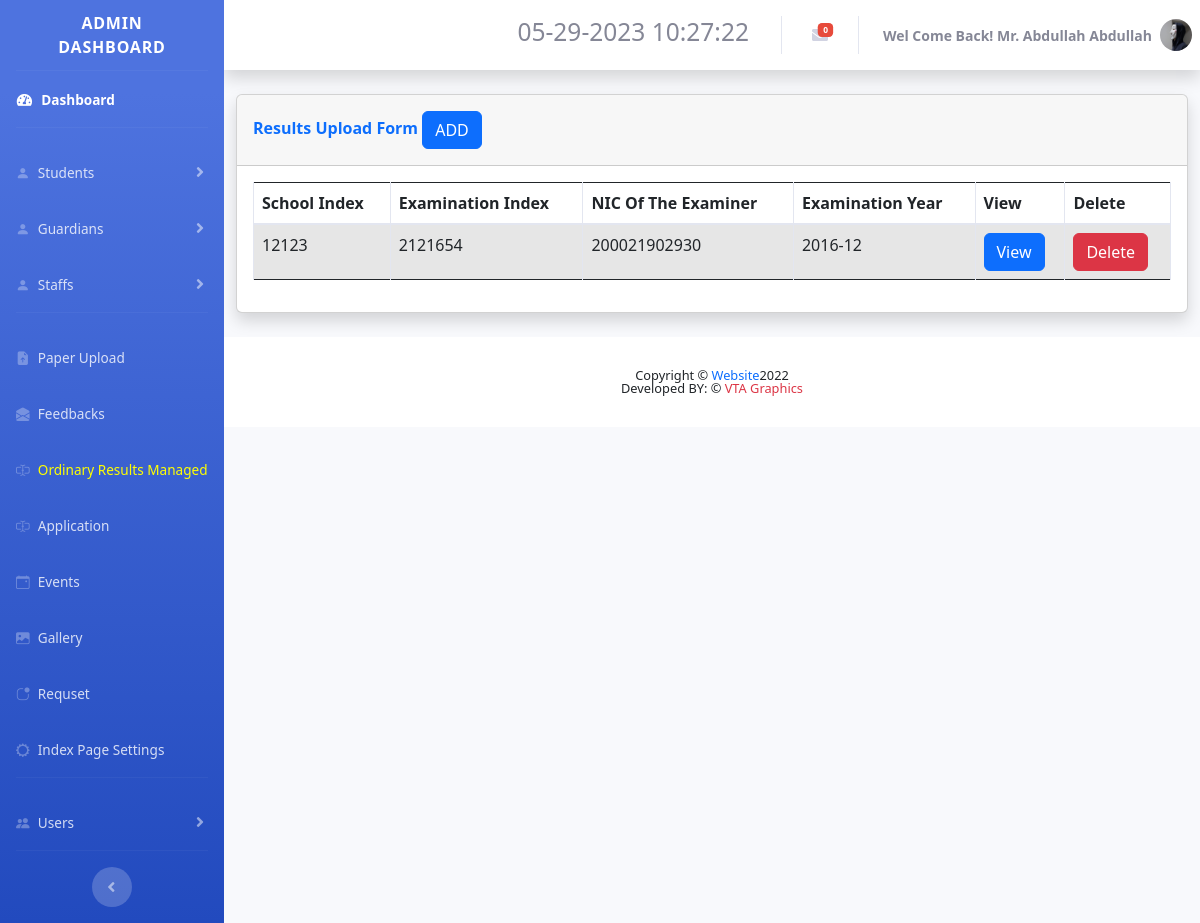
/hilurians2/results.php (signed in), run on the app's committed database.
### tables this page shows
CREATE TABLE `user` (
  `ID` int(11) NOT NULL,
  `First_Name` varchar(20) NOT NULL,
  `Last_Name` varchar(20) NOT NULL,
  `dob` date NOT NULL,
  `Gender` varchar(6) NOT NULL,
  `email` varchar(35) NOT NULL,
  `phone` varchar(10) NOT NULL,
  `username` varchar(15) NOT NULL,
  `password` text NOT NULL,
  `usertype` varchar(30) NOT NULL,
  `created_time` datetime NOT NULL DEFAULT current_timestamp(),
  `index_or_staff` varchar(5) NOT NULL,
  `NIC` varchar(12) NOT NULL,
  `image` text NOT NULL,
  `u_status` int(1) NOT NULL
);

CREATE TABLE `results` (
  `id` int(11) NOT NULL,
  `Index_no` int(6) NOT NULL,
  `Exam_index` int(20) NOT NULL,
  `NIC` varchar(12) NOT NULL,
  `year` text NOT NULL,
  `Tamil` varchar(2) NOT NULL,
  `English` varchar(2) NOT NULL,
  `Mathematics` varchar(2) NOT NULL,
  `Science` varchar(2) NOT NULL,
  `History` varchar(2) NOT NULL,
  `Islam` varchar(2) NOT NULL,
  `first` varchar(40) NOT NULL,
  `first_re` varchar(2) NOT NULL,
  `second` varchar(40) NOT NULL,
  `sec_re` varchar(2) NOT NULL,
  `third` varchar(40) NOT NULL,
  `third_re` varchar(2) NOT NULL
);

### hilurians2/results.php (the view, shortened to what this page needs)
<?php
    include 'session.php';
?>
<!DOCTYPE html>
<html lang="en">
<head>
    <link href="vendor/fontawesome-free/css/all.min.css" rel="stylesheet" type="text/css">
    <link href="css/sb-admin-2.min.css" rel="stylesheet">
    <link rel="stylesheet" href="https://cdn.jsdelivr.net/npm/bootstrap-icons@1.10.2/font/bootstrap-icons.css">
    <link rel="stylesheet" href="https://cdnjs.cloudflare.com/ajax/libs/normalize/5.0.0/normalize.min.css">
    <link rel="stylesheet" href="css/stylesearch.css">
    <link href="vendor/select2/select2.min.css" rel="stylesheet" media="all">
    <link href="vendor/datepicker/daterangepicker.css" rel="stylesheet" media="all">
    <link rel="stylesheet" href="https://pro.fontawesome.com/releases/v5.10.0/css/all.css"/>
    <link rel="stylesheet" href="./css/bootstrap.min.css">
</head>
<body id="page-top">
    <link rel="stylesheet" href="https://use.fontawesome.com/releases/v5.1.0/css/all.css">
    <div id="wrapper">
        <ul class="navbar-nav bg-gradient-primary sidebar sidebar-dark accordion" id="accordionSidebar">
            <a class="sidebar-brand d-flex align-items-center justify-content-center" href="#">
                <div class="sidebar-brand-text mx-3">Admin Dashboard <sup></sup></div>
            </a>
            <hr class="sidebar-divider my-0">
            <li class="nav-item active">
                <a class="nav-link" href="admin.php">
                    <i class="fas fa-fw fa-tachometer-alt"></i>
                    <span>Dashboard</span></a>
            </li>
            <hr class="sidebar-divider">
            <li class="nav-item">
                <a class="nav-link collapsed" href="#" data-toggle="collapse" data-target="#students"
                    aria-expanded="true" aria-controls="collapseTwo">
                    <i class="bi bi-person-fill"></i>
                    <span>Students</span>
                </a>
            </li>
            <li class="nav-item">
                <a class="nav-link collapsed" href="#" data-toggle="collapse" data-target="#guardians"
                    aria-expanded="true" aria-controls="collapseTwo">
                    <i class="bi bi-person-fill"></i>
                    <span>Guardians</span>
                </a>
            </li>
            <li class="nav-item">
                <a class="nav-link collapsed" href="#" data-toggle="collapse" data-target="#staff"
                    aria-expanded="true" aria-controls="collapseUtilities">
                    <i class="bi bi-person-fill"></i>
                    <span>Staffs</span>
                </a>
            </li>
            <hr class="sidebar-divider">
             <li class="nav-item">
                <a class="nav-link" href="pastpapers.php">
                <i class="bi bi-file-earmark-arrow-up-fill"></i>
                    <span>Paper Upload</span>
                </a>
            </li>
            <li class="nav-item">
                <a class="nav-link" href="message.php">
                <i class="bi bi-envelope-open-fill"></i>
                    <span>Feedbacks</span>
                </a>
            </li>
            <li class="nav-item">
                <a class="nav-link" href="results.php">
                <i class="bi bi-input-cursor-text"></i>
                    <span style="color:Yellow;">Ordinary Results Managed</span>
                </a>
            </li>
            <li class="nav-item">
                <a class="nav-link" href="application.php">
                <i class="bi bi-input-cursor-text"></i>
                    <span>Application</span>
                </a>
            </li>
            <li class="nav-item">
                <a class="nav-link" href="events.php">
                    <i class="bi bi-calendar-event"></i>
                    <span>Events</span></a>
            </li>
            <li class="nav-item">
                <a class="nav-link" href="gallery.php">
                    <i class="bi bi-image-fill"></i>
                    <span>Gallery</span></a>
            </li>
            <li class="nav-item">
                <a class="nav-link" href="request.php">
                    <i class="bi bi-app-indicator"></i>
                    <span>Requset</span></a>
            </li>
            <li class="nav-item">
                <a class="nav-link" href="index_page.php">
                    <i class="bi bi-gear-wide"></i>
                    <span>Index Page Settings</span></a>
            </li>
            <hr class="sidebar-divider d-none d-md-block">
            <li class="nav-item">
                <a class="nav-link collapsed" href="#" data-toggle="collapse" data-target="#user"
                    aria-expanded="true" aria-controls="collapseUtilities">
                    <i class="bi bi-people-fill"></i>
                    <span>Users</span>
                </a>
            </li>
            <hr class="sidebar-divider d-none d-md-block">
            <div class="text-center d-none d-md-inline">
                <button class="rounded-circle border-0" id="sidebarToggle"></button>
            </div>
        </ul>
        <div id="content-wrapper" class="d-flex flex-column">
            <div id="content">
                <nav class="navbar navbar-expand navbar-light bg-white topbar mb-4 static-top shadow">
                    <ul class="navbar-nav ml-auto">
                        <li class="nav-item dropdown no-arrow">
                            <a class="nav-link" href="#" role="button">
                                <h3><span class="mr-2 d-none d-lg-inline text-gray-600 small" id="date-time"></span></h3>
                            </a>
                        </li>
<?php
        $sql1="SELECT * FROM messages WHERE read_status=0;";
        $exe1=mysqli_query($con,$sql1);
        $count=mysqli_num_rows($exe1);
    ?>
                        <li class="nav-item dropdown no-arrow mx-1">
                            <a class="nav-link dropdown-toggle" href="#" id="messagesDropdown" role="button"
                                data-toggle="dropdown" aria-haspopup="true" aria-expanded="false">
                                <span class="badge badge-danger badge-counter"><?php echo $count ?></span>
                            </a>
                        </li>
                        <li class="nav-item dropdown no-arrow">
                            <a class="nav-link dropdown-toggle" href="#" id="userDropdown" role="button"
                                data-toggle="dropdown" aria-haspopup="true" aria-expanded="false">
                                <span class="mr-2 d-none d-lg-inline text-gray-600 small">
                                    <b>
                                    <?php
                                        $sql="SELECT * FROM user WHERE username='".$_SESSION["username"]."'";
                                        $exe=mysqli_query($con,$sql);
                                        $row=mysqli_fetch_array($exe);
                                            $fname=$row['First_Name'];
                                            $lname=$row['Last_Name'];
                                            $gender=$row['Gender'];
                                        if ($gender == "Male")
                                        {
                                            echo "Wel Come Back! Mr.  ".$fname." ".$lname;
                                        }
                                        else
                                        {
                                            echo "Wel Come Back! Ms.  ".$fname." ".$lname;
                                        }
                                    ?>
                                    </b>
                                </span>
                                <img class="img-profile rounded-circle"
                                    src="img/<?php echo $row['image']; ?>">
                            </a>
                        </li>
                    </ul>
                </nav>
<div class="container-fluid">
    <div class="card shadow mb-4">
        <div class="card-header py-3">
            <h6 class="m-0 font-weight-bold text-primary">Results Upload Form
                <button type="button" class="btn btn-primary" data-toggle="modal" data-target="#results">
                    ADD
                </button>
            </h6>
        </div>
        <div class="card-body">
            <div class="table-responsive">
                <?php
                    $sql="SELECT * FROM results;";
                    $res=mysqli_query($con,$sql);
                    if(mysqli_num_rows($res) > 0)
                    {
                ?>
                <table class="table table-bordered table-striped table-hover" id="dataTable" width="100%" cellspacing="0">
                    <thead>
                        <tr>
                            <th>School Index</th>
                            <th>Examination Index</th>
                            <th>NIC Of The Examiner</th>
                            <th>Examination Year</th>
                            <th>View</th>
                            <th>Delete</th>
                        </tr>
                    </thead>
                    <tbody>
                        <?php
                            while($row=mysqli_fetch_array($res))
                            {
                                $id=$row['Index_no'];
                        ?>
                                <tr>
                                    <td> <?php echo $row['Index_no']; ?> </td>
                                    <td> <?php echo $row['Exam_index']; ?> </td>
                                    <td> <?php echo $row['NIC']; ?> </td>
                                    <td> <?php echo $row['year']; ?> </td>
                                    <td> <?php echo"<a href='results_edit.php?uindex=$id' class='btn btn-primary'>View</a>"?></td>
                                    <td> <?php echo "<a href='results_dlt.php?did=$id' class='btn btn-danger btn-md'>Delete</a>"?></td>
                                </tr>
                        <?php
                            }
                        ?>
                    </tbody>
                </table>
                <?php
                    }
                    else
                    {
                        echo"No Records Found!";
                    }
                ?>
            </div>
        </div>
    </div>
</div>
<footer class="sticky-footer bg-white" style="bottom: 0;width: 100%;">
    <div class="container my-auto" align="center">
        <div class="copyright text-center my-auto">
            <span>Copyright &copy; <span class="text-primary">Website</span>2022</span>
            <br>
            <span>Developed BY: &copy; <span class="text-danger">VTA Graphics</span></span>
        </div>
    </div>
</footer>
</div>
</div>
</body>
</html>

### hilurians2/css/stylesearch.css (style rules this page uses)
body { background: #7D26CD; }

### data on the page
user: First_Name "Abdullah", Last_Name "Abdullah", image (picture)
results: Index_no "12123", Exam_index "2121654", NIC "200021902930", year "2016-12"

### other printed values
$count "0"
